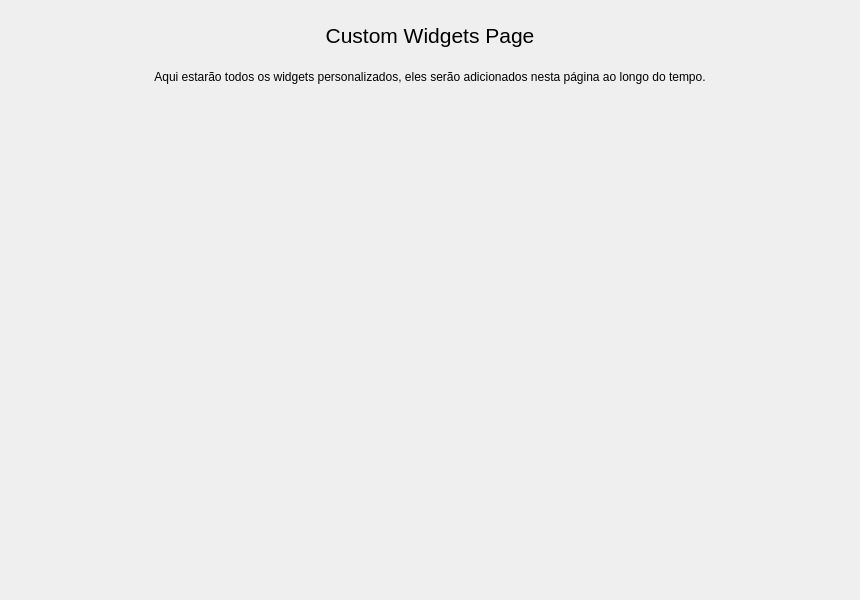
<?xml version="1.0" encoding="UTF-8"?>
<ui version="4.0">
 <class>MainPages</class>
 <widget class="QWidget" name="MainPages">
  <property name="geometry">
   <rect>
    <x>0</x>
    <y>0</y>
    <width>860</width>
    <height>600</height>
   </rect>
  </property>
  <property name="windowTitle">
   <string>Form</string>
  </property>
  <layout class="QVBoxLayout" name="main_pages_layout">
   <property name="spacing">
    <number>0</number>
   </property>
   <property name="leftMargin">
    <number>5</number>
   </property>
   <property name="topMargin">
    <number>5</number>
   </property>
   <property name="rightMargin">
    <number>5</number>
   </property>
   <property name="bottomMargin">
    <number>5</number>
   </property>
   <item>
    <widget class="QStackedWidget" name="pages">
     <property name="currentIndex">
      <number>1</number>
     </property>
     <widget class="QWidget" name="page_1">
      <property name="styleSheet">
       <string notr="true">font-size: 14pt</string>
      </property>
      <layout class="QVBoxLayout" name="page_1_layout">
       <property name="spacing">
        <number>5</number>
       </property>
       <property name="leftMargin">
        <number>5</number>
       </property>
       <property name="topMargin">
        <number>5</number>
       </property>
       <property name="rightMargin">
        <number>5</number>
       </property>
       <property name="bottomMargin">
        <number>5</number>
       </property>
       <item alignment="Qt::AlignHCenter">
        <widget class="QFrame" name="welcome_base">
         <property name="minimumSize">
          <size>
           <width>300</width>
           <height>150</height>
          </size>
         </property>
         <property name="maximumSize">
          <size>
           <width>300</width>
           <height>150</height>
          </size>
         </property>
         <property name="frameShape">
          <enum>QFrame::NoFrame</enum>
         </property>
         <property name="frameShadow">
          <enum>QFrame::Raised</enum>
         </property>
         <layout class="QVBoxLayout" name="center_page_layout">
          <property name="spacing">
           <number>10</number>
          </property>
          <property name="leftMargin">
           <number>0</number>
          </property>
          <property name="topMargin">
           <number>0</number>
          </property>
          <property name="rightMargin">
           <number>0</number>
          </property>
          <property name="bottomMargin">
           <number>0</number>
          </property>
          <item>
           <widget class="QFrame" name="logo">
            <property name="minimumSize">
             <size>
              <width>300</width>
              <height>120</height>
             </size>
            </property>
            <property name="maximumSize">
             <size>
              <width>300</width>
              <height>120</height>
             </size>
            </property>
            <property name="frameShape">
             <enum>QFrame::NoFrame</enum>
            </property>
            <property name="frameShadow">
             <enum>QFrame::Raised</enum>
            </property>
            <layout class="QVBoxLayout" name="logo_layout">
             <property name="spacing">
              <number>0</number>
             </property>
             <property name="leftMargin">
              <number>0</number>
             </property>
             <property name="topMargin">
              <number>0</number>
             </property>
             <property name="rightMargin">
              <number>0</number>
             </property>
             <property name="bottomMargin">
              <number>0</number>
             </property>
            </layout>
           </widget>
          </item>
          <item>
           <widget class="QLabel" name="label">
            <property name="text">
             <string>Secuirty Dashboard</string>
            </property>
            <property name="alignment">
             <set>Qt::AlignCenter</set>
            </property>
           </widget>
          </item>
         </layout>
        </widget>
       </item>
      </layout>
     </widget>
     <widget class="QWidget" name="page_2">
      <layout class="QVBoxLayout" name="page_2_layout">
       <property name="spacing">
        <number>5</number>
       </property>
       <property name="leftMargin">
        <number>5</number>
       </property>
       <property name="topMargin">
        <number>5</number>
       </property>
       <property name="rightMargin">
        <number>5</number>
       </property>
       <property name="bottomMargin">
        <number>5</number>
       </property>
       <item>
        <widget class="QScrollArea" name="scroll_area">
         <property name="styleSheet">
          <string notr="true">background: transparent;</string>
         </property>
         <property name="frameShape">
          <enum>QFrame::NoFrame</enum>
         </property>
         <property name="verticalScrollBarPolicy">
          <enum>Qt::ScrollBarAlwaysOff</enum>
         </property>
         <property name="horizontalScrollBarPolicy">
          <enum>Qt::ScrollBarAlwaysOff</enum>
         </property>
         <property name="widgetResizable">
          <bool>true</bool>
         </property>
         <widget class="QWidget" name="contents">
          <property name="geometry">
           <rect>
            <x>0</x>
            <y>0</y>
            <width>840</width>
            <height>580</height>
           </rect>
          </property>
          <property name="styleSheet">
           <string notr="true">background: transparent;</string>
          </property>
          <layout class="QVBoxLayout" name="verticalLayout">
           <property name="spacing">
            <number>15</number>
           </property>
           <property name="leftMargin">
            <number>5</number>
           </property>
           <property name="topMargin">
            <number>5</number>
           </property>
           <property name="rightMargin">
            <number>5</number>
           </property>
           <property name="bottomMargin">
            <number>5</number>
           </property>
           <item>
            <widget class="QLabel" name="title_label">
             <property name="maximumSize">
              <size>
               <width>16777215</width>
               <height>40</height>
              </size>
             </property>
             <property name="font">
              <font>
               <pointsize>16</pointsize>
              </font>
             </property>
             <property name="styleSheet">
              <string notr="true">font-size: 16pt</string>
             </property>
             <property name="text">
              <string>Custom Widgets Page</string>
             </property>
             <property name="alignment">
              <set>Qt::AlignCenter</set>
             </property>
            </widget>
           </item>
           <item>
            <widget class="QLabel" name="description_label">
             <property name="text">
              <string>Aqui estarão todos os widgets personalizados, eles serão adicionados nesta página ao longo do tempo.</string>
             </property>
             <property name="alignment">
              <set>Qt::AlignHCenter|Qt::AlignTop</set>
             </property>
             <property name="wordWrap">
              <bool>true</bool>
             </property>
            </widget>
           </item>
           <item>
            <layout class="QHBoxLayout" name="row_1_layout"/>
           </item>
           <item>
            <layout class="QHBoxLayout" name="row_2_layout"/>
           </item>
           <item>
            <layout class="QHBoxLayout" name="row_3_layout"/>
           </item>
           <item>
            <layout class="QVBoxLayout" name="row_4_layout"/>
           </item>
           <item>
            <layout class="QVBoxLayout" name="row_5_layout"/>
           </item>
          </layout>
         </widget>
        </widget>
       </item>
      </layout>
     </widget>
     <widget class="QWidget" name="page_3">
      <property name="styleSheet">
       <string notr="true">QFrame {
	font-size: 16pt;
}</string>
      </property>
      <layout class="QVBoxLayout" name="page_3_layout">
       <item>
        <widget class="QLabel" name="empty_page_label">
         <property name="font">
          <font>
           <pointsize>16</pointsize>
          </font>
         </property>
         <property name="text">
          <string>Empty Page</string>
         </property>
         <property name="alignment">
          <set>Qt::AlignCenter</set>
         </property>
        </widget>
       </item>
      </layout>
     </widget>
    </widget>
   </item>
  </layout>
 </widget>
 <resources/>
 <connections/>
</ui>
